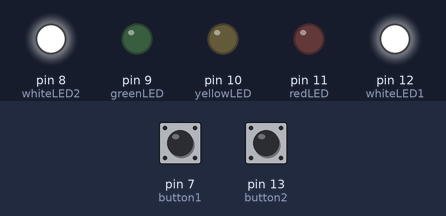
Bench run of a sketch on a simulated Arduino Uno, built with avr-gcc and run on an emulated ATmega328P. Shown: output pins drawn as LEDs (lit = HIGH). The test bench sets the inputs (shaded band); at power-on: pin 7 (button1) HIGH, pin 13 (button2) HIGH. Random numbers use the default seed unless the sketch sets one.

Above: at 6.8 s.
6.9 s: pin 7 (button1) pulled LOW for 0.2 s
At 7.7 s:
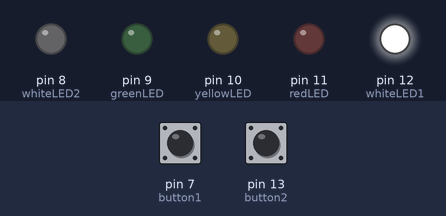
At 8.8 s:
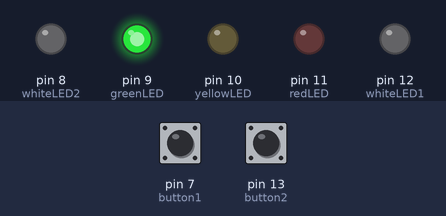
9.9 s: pin 13 (button2) pulled LOW for 3.2 s
At 16.9 s:
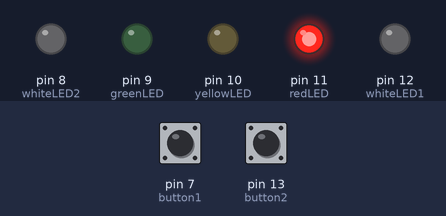
Timing chart, 0 to 20.8 s (numbered marks = the images above; inputs shaded):
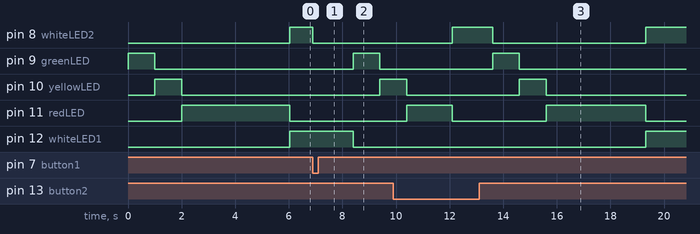

The sketch:

code.ino
```cpp
// C++ code
//

int whiteLED1 = 12;
int redLED = 11;
int yellowLED = 10;
int greenLED = 9;
int whiteLED2 = 8;

int button1 = 7;
int button2 = 13;

bool buttonPressed = 0;


void setup()
{
  pinMode(whiteLED1, OUTPUT);
  pinMode(redLED, OUTPUT);
  pinMode(yellowLED, OUTPUT);
  pinMode(greenLED, OUTPUT);
  pinMode(whiteLED2, OUTPUT);

  pinMode(button1, INPUT_PULLUP);
  pinMode(button2, INPUT_PULLUP);
  randomSeed(analogRead(A0));
}

void loop() {
  digitalWrite(greenLED, HIGH);
  delay(1000);
  digitalWrite(greenLED, LOW);

  digitalWrite(yellowLED, HIGH);
  delay(1000);
  digitalWrite(yellowLED, LOW);

  digitalWrite(redLED, HIGH);
  delay(random(1000,5001));
  digitalWrite(redLED, LOW);

  while (buttonPressed == 0) {
    digitalWrite(whiteLED1, HIGH);
    digitalWrite(whiteLED2, HIGH);

    if (digitalRead(button1) == 0) {
      buttonPressed = 1;
      digitalWrite(whiteLED2, LOW);
    } else if (digitalRead(button2) == 0){
      buttonPressed = 1;
      digitalWrite(whiteLED1, LOW);
    }
  }
  delay(1500);
  digitalWrite(whiteLED1, LOW);
  digitalWrite(whiteLED2, LOW);
  buttonPressed = 0;
}
```

Measured:
- after the input at 6.9 s, pin 8 (whiteLED2): HIGH → LOW at once; pin 9 (greenLED): LOW → HIGH after 1.5 s, → LOW 1.0 s later; pin 10 (yellowLED): LOW → HIGH after 2.5 s; pin 12 (whiteLED1): HIGH → LOW after 1.5 s
- after the input at 9.9 s, pin 9 (greenLED): LOW → HIGH after 3.7 s, → LOW 1.0 s later
